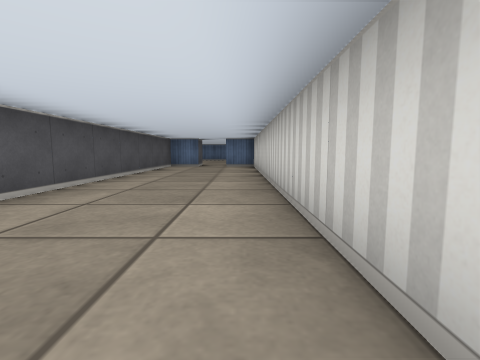
view 1 (above)

24 first-person views from a walk through a cub3D level. The camera is about half as high as the walls, tilts 6° down and sees 85° across. The floor is counted in squares. Each view is taken from the middle of a square. On the plan, view 1 faces up. The plan holds only what a view shows up to about 9 squares ahead; the rest is blank.

view 2
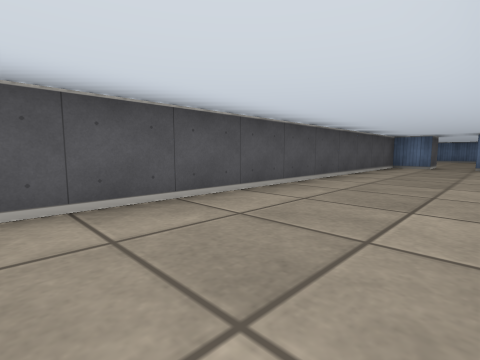

view 3
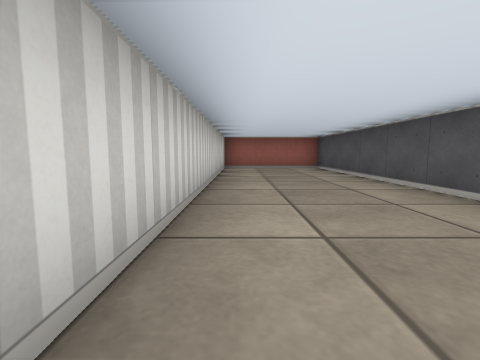

view 4
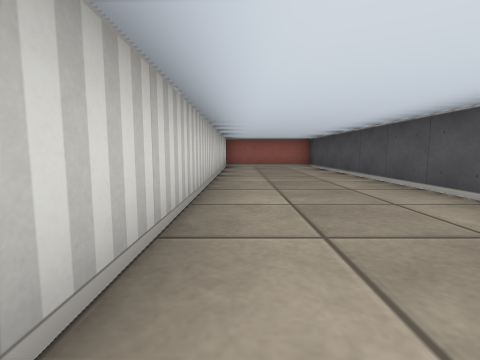

view 5
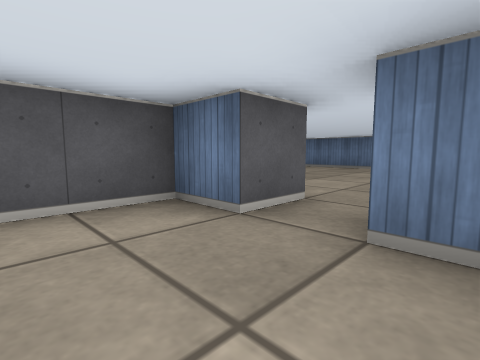

view 6
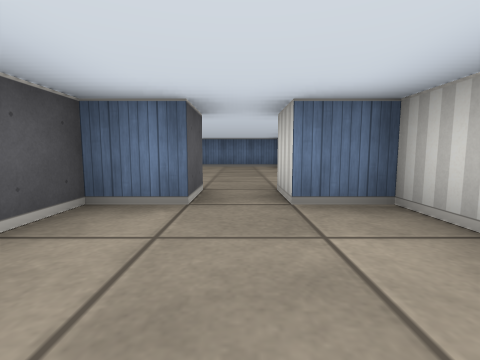

view 7
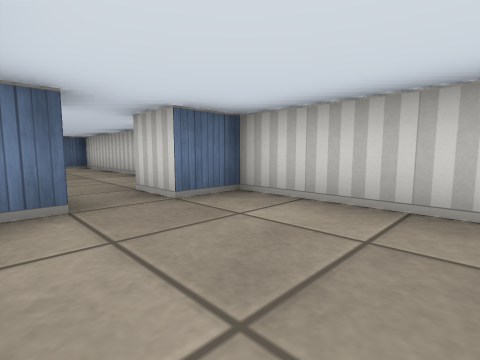

view 8
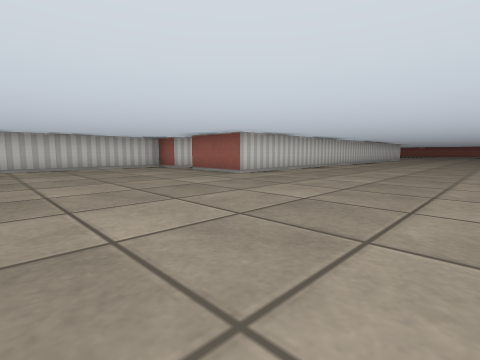

view 9
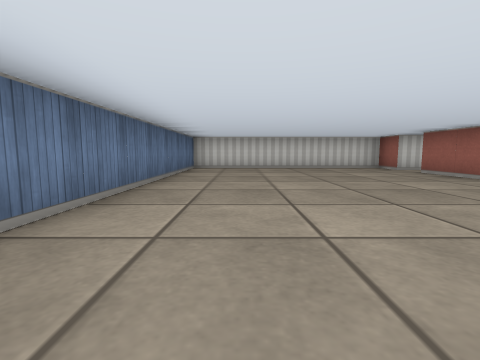

view 10
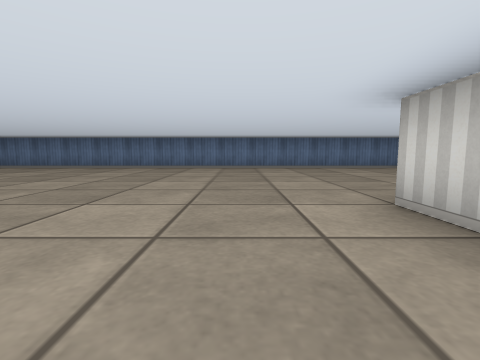

view 11
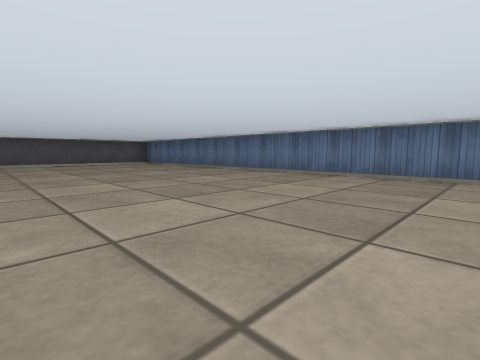

view 12
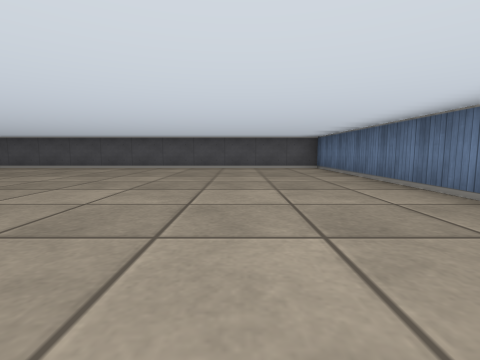

view 13
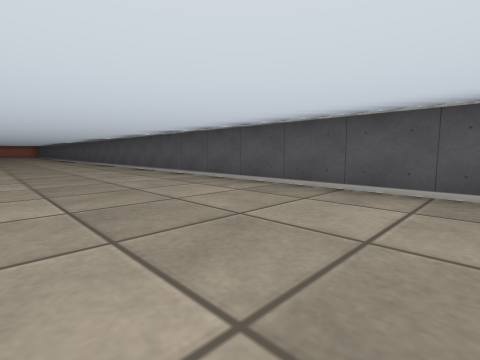

view 14
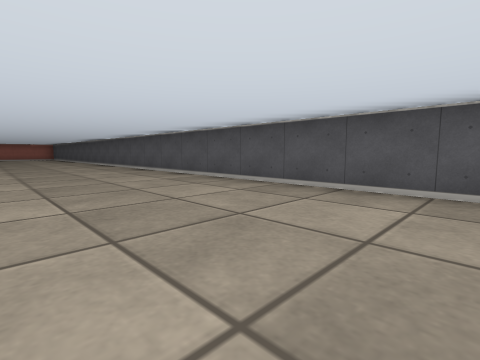

view 15
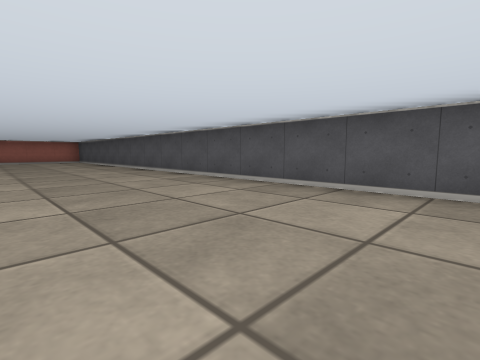

view 16
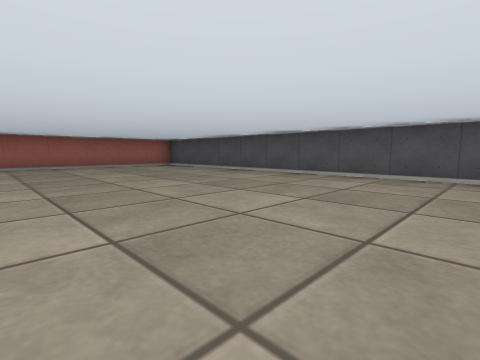

view 17
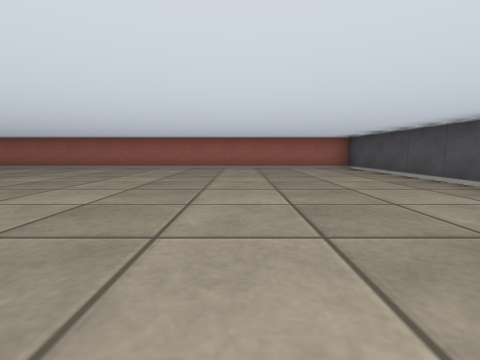

view 18
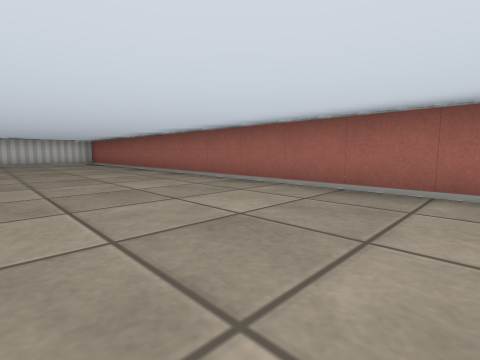

view 19
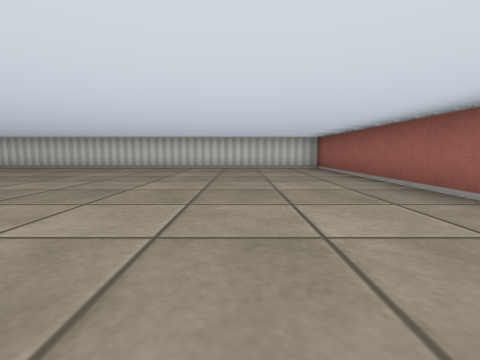

view 20
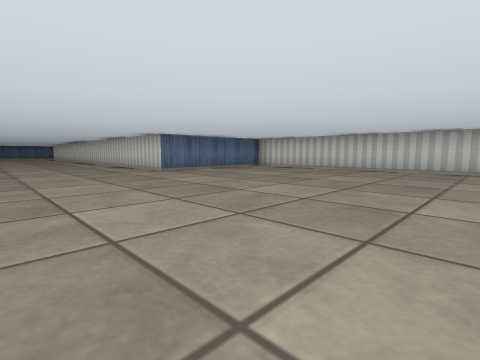

view 21
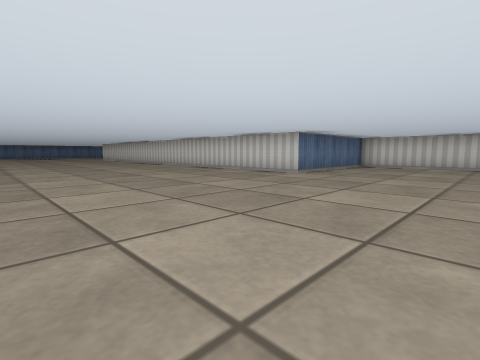

view 22
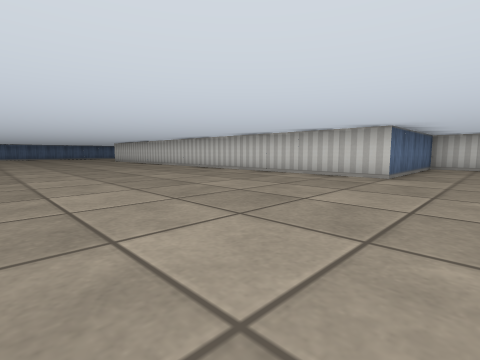

view 23
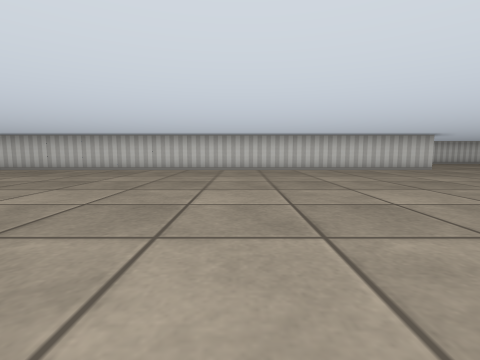

view 24
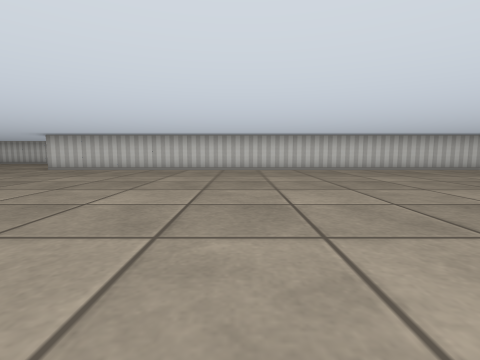

### Floor plan
Points are (right, up) in squares from view 1. A wall is a line through its corners. A room is listed if a view was taken in it or the views show most of it. See-through windows are left out.
Room 1 (views 1, 2, 3, 4, 5, 6, 7)
walls: (-1.5, 9.5) (-2.5, 9.5) (-2.5, -2.5) (0.5, -2.5) (0.5, 9.5) (-0.5, 9.5)
ways out: opening at (-1, 10) to room 2
Room 2 (views 8, 9, 10, 11, 12, 13, 14, 15, 16, 17, 18, 19, 20, 21, 22, 23, 24)
walls: (-0.5, 9.5) (-0.5, 10.5) (0.5, 10.5) (0.5, 16.5) (-19.5, 16.5) (-19.5, -15.5) (0.5, -15.5) (0.5, -3.5) (-3.5, -3.5) (-3.5, 10.5) (-1.5, 10.5) (-1.5, 9.5)
ways out: opening at (-1, 10) to room 1

Positions as (right, up) in squares from view 1, and headings:
1: (0, 0), facing up
2: (0, 0), facing up-left
3: (0, 6), facing down
4: (0, 7), facing down
5: (0, 8), facing up-left
6: (-1, 7), facing up
7: (-2, 7), facing up-right
8: (-8, 15), facing down-right
9: (-8, 15), facing right
10: (-5, 8), facing up
11: (-8, 11), facing up-left
12: (-11, 14), facing left
13: (-16, 11), facing down-left
14: (-16, 5), facing down-left
15: (-16, -1), facing down-left
16: (-14, -6), facing down-left
17: (-16, -7), facing down
18: (-12, -12), facing down-right
19: (-8, -13), facing right
20: (-7, -10), facing up-right
21: (-9, -7), facing up-right
22: (-9, -5), facing up-right
23: (-11, 2), facing right
24: (-11, 5), facing right
